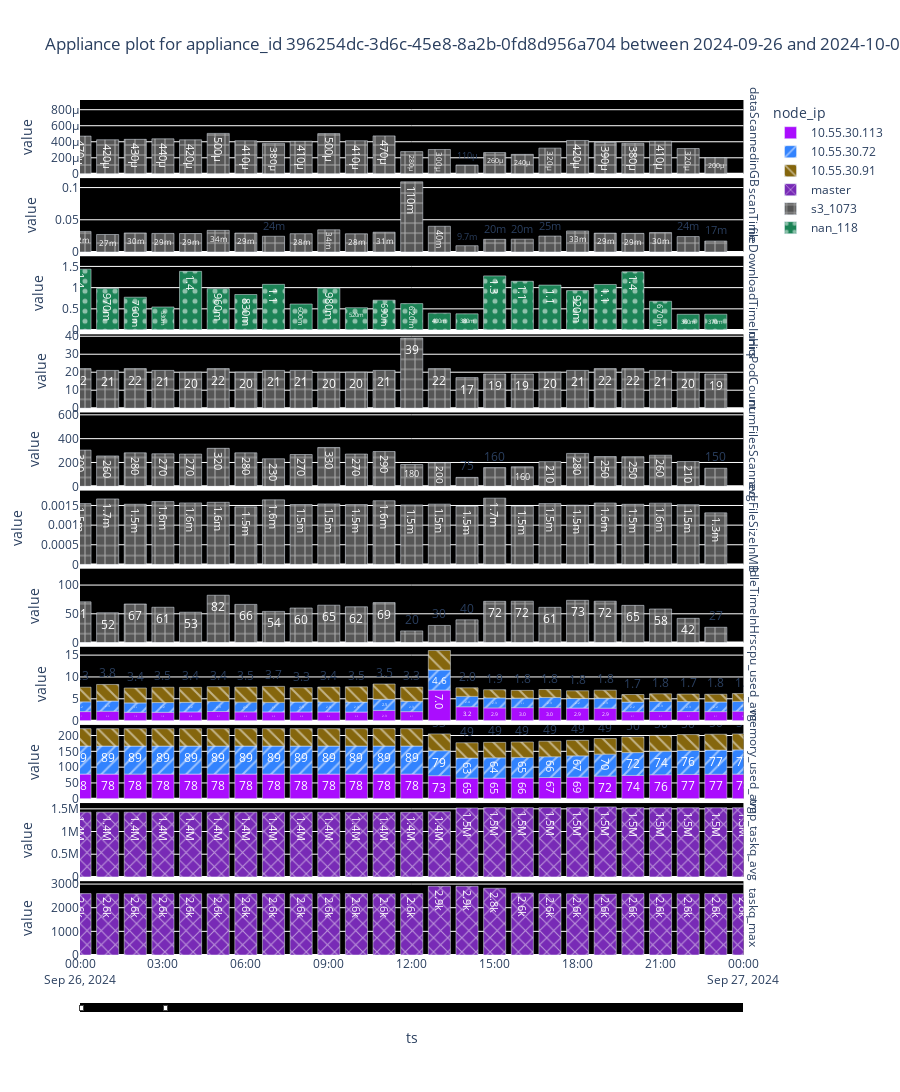

Write notebook code for a chart like this one.
### Code cell
import dataframeLoader as dfl
import pandas as pd

from importlib import reload 
reload(dfl)

# Provide csv data location and appliance and timerange information.
root = '.dataDir'
appliance_id='396254dc-3d6c-45e8-8a2b-0fd8d956a704'
fromDt = '2024-09-26'
toDt = '2024-10-03'

# Provide list of prometheus metrics to load. 
# metricsArr = ['cpu_used', 'download_workers_count', 'memory_used', 'task_queue_length', 'infra_access_latency', 'pod_cpu_usage', 'pod_memory_usage'] 
metricsArr = ['cpu_used'
              ,'task_queue_length'
              , 'memory_used'
              ]


daterange=[fromDt, toDt]
df = dfl.loadApplianceTimeSeriesData(root, metricsArr, daterange)

dfp = df[(df['appliance_id'] == appliance_id)]
# Get Full list of metrics in dataframe
# metrics_category_order = list(dfp.metrics.unique())
# Provide metrics to show from the data frame. Order is preserved.
metrics_category_order = [
            "dataScannedinGB",
            "numberOfColsScanned", "numberOfChunksScanned", 
             "scanTime", "fileDownloadTimeInHrs","uniqPodCount",
             "numFilesScanned", "avgFileSizeInMB", "IdleTimeInHrs",
             "cpu_used_avg", "memory_used_avg",
             "tmp_taskq_avg", "taskq_max"
             ]

title = 'Appliance plot for appliance_id '+appliance_id+' between '+fromDt+' and '+toDt
fig  = dfl.plotMetricsFacetForApplianceId(dfp, title, metrics_category_order)

fig.update_layout(plot_bgcolor="black")
fig.show()

### Figure 1 — Plotly figure (JSON) as saved in the notebook; plotly's stock layout.template omitted (floating-point values rounded to 4 significant figures; data arrays with more than 128 entries replaced by an {"elided": "..."} marker saying what was removed)
{"data": [{"alignmentgroup": "True", "hovertemplate": "node_ip=10.55.30.113<br>metrics=cpu_used_avg<br>ts=%{x}<br>value=%{y}<extra></extra>", "legendgroup": "10.55.30.113", "marker": {"color": "#AA0DFE", "pattern": {"shape": ""}}, "name": "10.55.30.113", "offsetgroup": "10.55.30.113", "orientation": "v", "showlegend": true, "textposition": "auto", "texttemplate": "%{y:.2s}", "type": "bar", "x": {"elided": "192 str values"}, "xaxis": "x4", "y": {"elided": "192 float values"}, "yaxis": "y4"}, {"alignmentgroup": "True", "hovertemplate": "node_ip=10.55.30.113<br>metrics=memory_used_avg<br>ts=%{x}<br>value=%{y}<extra></extra>", "legendgroup": "10.55.30.113", "marker": {"color": "#AA0DFE", "pattern": {"shape": ""}}, "name": "10.55.30.113", "offsetgroup": "10.55.30.113", "orientation": "v", "showlegend": false, "textposition": "auto", "texttemplate": "%{y:.2s}", "type": "bar", "x": {"elided": "192 str values"}, "xaxis": "x3", "y": {"elided": "192 float values"}, "yaxis": "y3"}, {"alignmentgroup": "True", "hovertemplate": "node_ip=10.55.30.72<br>metrics=cpu_used_avg<br>ts=%{x}<br>value=%{y}<extra></extra>", "legendgroup": "10.55.30.72", "marker": {"color": "#3283FE", "pattern": {"shape": "/"}}, "name": "10.55.30.72", "offsetgroup": "10.55.30.72", "orientation": "v", "showlegend": true, "textposition": "auto", "texttemplate": "%{y:.2s}", "type": "bar", "x": {"elided": "192 str values"}, "xaxis": "x4", "y": {"elided": "192 float values"}, "yaxis": "y4"}, {"alignmentgroup": "True", "hovertemplate": "node_ip=10.55.30.72<br>metrics=memory_used_avg<br>ts=%{x}<br>value=%{y}<extra></extra>", "legendgroup": "10.55.30.72", "marker": {"color": "#3283FE", "pattern": {"shape": "/"}}, "name": "10.55.30.72", "offsetgroup": "10.55.30.72", "orientation": "v", "showlegend": false, "textposition": "auto", "texttemplate": "%{y:.2s}", "type": "bar", "x": {"elided": "192 str values"}, "xaxis": "x3", "y": {"elided": "192 float values"}, "yaxis": "y3"}, {"alignmentgroup": "True", "hovertemplate": "node_ip=10.55.30.91<br>metrics=cpu_used_avg<br>ts=%{x}<br>value=%{y}<extra></extra>", "legendgroup": "10.55.30.91", "marker": {"color": "#85660D", "pattern": {"shape": "\\"}}, "name": "10.55.30.91", "offsetgroup": "10.55.30.91", "orientation": "v", "showlegend": true, "textposition": "auto", "texttemplate": "%{y:.2s}", "type": "bar", "x": {"elided": "192 str values"}, "xaxis": "x4", "y": {"elided": "192 float values"}, "yaxis": "y4"}, {"alignmentgroup": "True", "hovertemplate": "node_ip=10.55.30.91<br>metrics=memory_used_avg<br>ts=%{x}<br>value=%{y}<extra></extra>", "legendgroup": "10.55.30.91", "marker": {"color": "#85660D", "pattern": {"shape": "\\"}}, "name": "10.55.30.91", "offsetgroup": "10.55.30.91", "orientation": "v", "showlegend": false, "textposition": "auto", "texttemplate": "%{y:.2s}", "type": "bar", "x": {"elided": "192 str values"}, "xaxis": "x3", "y": {"elided": "192 float values"}, "yaxis": "y3"}, {"alignmentgroup": "True", "hovertemplate": "node_ip=master<br>metrics=tmp_taskq_avg<br>ts=%{x}<br>value=%{y}<extra></extra>", "legendgroup": "master", "marker": {"color": "#782AB6", "pattern": {"shape": "x"}}, "name": "master", "offsetgroup": "master", "orientation": "v", "showlegend": true, "textposition": "auto", "texttemplate": "%{y:.2s}", "type": "bar", "x": {"elided": "192 str values"}, "xaxis": "x2", "y": {"elided": "192 float values"}, "yaxis": "y2"}, {"alignmentgroup": "True", "hovertemplate": "node_ip=master<br>metrics=taskq_max<br>ts=%{x}<br>value=%{y}<extra></extra>", "legendgroup": "master", "marker": {"color": "#782AB6", "pattern": {"shape": "x"}}, "name": "master", "offsetgroup": "master", "orientation": "v", "showlegend": false, "textposition": "auto", "texttemplate": "%{y:.2s}", "type": "bar", "x": {"elided": "192 str values"}, "xaxis": "x", "y": {"elided": "192 int values"}, "yaxis": "y"}, {"alignmentgroup": "True", "hovertemplate": "node_ip=s3_1073<br>metrics=dataScannedinGB<br>ts=%{x}<br>value=%{y}<extra></extra>", "legendgroup": "s3_1073", "marker": {"color": "#565656", "pattern": {"shape": "+"}}, "name": "s3_1073", "offsetgroup": "s3_1073", "orientation": "v", "showlegend": true, "textposition": "auto", "texttemplate": "%{y:.2s}", "type": "bar", "x": {"elided": "184 str values"}, "xaxis": "x11", "y": {"elided": "184 float values"}, "yaxis": "y11"}, {"alignmentgroup": "True", "hovertemplate": "node_ip=s3_1073<br>metrics=scanTime<br>ts=%{x}<br>value=%{y}<extra></extra>", "legendgroup": "s3_1073", "marker": {"color": "#565656", "pattern": {"shape": "+"}}, "name": "s3_1073", "offsetgroup": "s3_1073", "orientation": "v", "showlegend": false, "textposition": "auto", "texttemplate": "%{y:.2s}", "type": "bar", "x": {"elided": "184 str values"}, "xaxis": "x10", "y": {"elided": "184 float values"}, "yaxis": "y10"}, {"alignmentgroup": "True", "hovertemplate": "node_ip=s3_1073<br>metrics=fileDownloadTimeInHrs<br>ts=%{x}<br>value=%{y}<extra></extra>", "legendgroup": "s3_1073", "marker": {"color": "#565656", "pattern": {"shape": "+"}}, "name": "s3_1073", "offsetgroup": "s3_1073", "orientation": "v", "showlegend": false, "textposition": "auto", "texttemplate": "%{y:.2s}", "type": "bar", "x": {"elided": "184 str values"}, "xaxis": "x9", "y": {"elided": "184 float values"}, "yaxis": "y9"}, {"alignmentgroup": "True", "hovertemplate": "node_ip=s3_1073<br>metrics=uniqPodCount<br>ts=%{x}<br>value=%{y}<extra></extra>", "legendgroup": "s3_1073", "marker": {"color": "#565656", "pattern": {"shape": "+"}}, "name": "s3_1073", "offsetgroup": "s3_1073", "orientation": "v", "showlegend": false, "textposition": "auto", "texttemplate": "%{y:.2s}", "type": "bar", "x": {"elided": "184 str values"}, "xaxis": "x8", "y": {"elided": "184 int values"}, "yaxis": "y8"}, {"alignmentgroup": "True", "hovertemplate": "node_ip=s3_1073<br>metrics=numFilesScanned<br>ts=%{x}<br>value=%{y}<extra></extra>", "legendgroup": "s3_1073", "marker": {"color": "#565656", "pattern": {"shape": "+"}}, "name": "s3_1073", "offsetgroup": "s3_1073", "orientation": "v", "showlegend": false, "textposition": "auto", "texttemplate": "%{y:.2s}", "type": "bar", "x": {"elided": "184 str values"}, "xaxis": "x7", "y": {"elided": "184 int values"}, "yaxis": "y7"}, {"alignmentgroup": "True", "hovertemplate": "node_ip=s3_1073<br>metrics=avgFileSizeInMB<br>ts=%{x}<br>value=%{y}<extra></extra>", "legendgroup": "s3_1073", "marker": {"color": "#565656", "pattern": {"shape": "+"}}, "name": "s3_1073", "offsetgroup": "s3_1073", "orientation": "v", "showlegend": false, "textposition": "auto", "texttemplate": "%{y:.2s}", "type": "bar", "x": {"elided": "184 str values"}, "xaxis": "x6", "y": {"elided": "184 float values"}, "yaxis": "y6"}, {"alignmentgroup": "True", "hovertemplate": "node_ip=s3_1073<br>metrics=IdleTimeInHrs<br>ts=%{x}<br>value=%{y}<extra></extra>", "legendgroup": "s3_1073", "marker": {"color": "#565656", "pattern": {"shape": "+"}}, "name": "s3_1073", "offsetgroup": "s3_1073", "orientation": "v", "showlegend": false, "textposition": "auto", "texttemplate": "%{y:.2s}", "type": "bar", "x": {"elided": "184 str values"}, "xaxis": "x5", "y": {"elided": "184 float values"}, "yaxis": "y5"}, {"alignmentgroup": "True", "hovertemplate": "node_ip=nan_118<br>metrics=fileDownloadTimeInHrs<br>ts=%{x}<br>value=%{y}<extra></extra>", "legendgroup": "nan_118", "marker": {"color": "#1C8356", "pattern": {"shape": "."}}, "name": "nan_118", "offsetgroup": "nan_118", "orientation": "v", "showlegend": true, "textposition": "auto", "texttemplate": "%{y:.2s}", "type": "bar", "x": {"elided": "182 str values"}, "xaxis": "x9", "y": {"elided": "182 float values"}, "yaxis": "y9"}], "layout": {"annotations": [{"font": {}, "showarrow": false, "text": "taskq_max", "textangle": 90, "x": 0.98, "xanchor": "left", "xref": "paper", "y": 0.04318, "yanchor": "middle", "yref": "paper"}, {"font": {}, "showarrow": false, "text": "tmp_taskq_avg", "textangle": 90, "x": 0.98, "xanchor": "left", "xref": "paper", "y": 0.1345, "yanchor": "middle", "yref": "paper"}, {"font": {}, "showarrow": false, "text": "memory_used_avg", "textangle": 90, "x": 0.98, "xanchor": "left", "xref": "paper", "y": 0.2259, "yanchor": "middle", "yref": "paper"}, {"font": {}, "showarrow": false, "text": "cpu_used_avg", "textangle": 90, "x": 0.98, "xanchor": "left", "xref": "paper", "y": 0.3173, "yanchor": "middle", "yref": "paper"}, {"font": {}, "showarrow": false, "text": "IdleTimeInHrs", "textangle": 90, "x": 0.98, "xanchor": "left", "xref": "paper", "y": 0.4086, "yanchor": "middle", "yref": "paper"}, {"font": {}, "showarrow": false, "text": "avgFileSizeInMB", "textangle": 90, "x": 0.98, "xanchor": "left", "xref": "paper", "y": 0.5, "yanchor": "middle", "yref": "paper"}, {"font": {}, "showarrow": false, "text": "numFilesScanned", "textangle": 90, "x": 0.98, "xanchor": "left", "xref": "paper", "y": 0.5914, "yanchor": "middle", "yref": "paper"}, {"font": {}, "showarrow": false, "text": "uniqPodCount", "textangle": 90, "x": 0.98, "xanchor": "left", "xref": "paper", "y": 0.6827, "yanchor": "middle", "yref": "paper"}, {"font": {}, "showarrow": false, "text": "fileDownloadTimeInHrs", "textangle": 90, "x": 0.98, "xanchor": "left", "xref": "paper", "y": 0.7741, "yanchor": "middle", "yref": "paper"}, {"font": {}, "showarrow": false, "text": "scanTime", "textangle": 90, "x": 0.98, "xanchor": "left", "xref": "paper", "y": 0.8655, "yanchor": "middle", "yref": "paper"}, {"font": {}, "showarrow": false, "text": "dataScannedinGB", "textangle": 90, "x": 0.98, "xanchor": "left", "xref": "paper", "y": 0.9568, "yanchor": "middle", "yref": "paper"}], "barmode": "relative", "height": 2200, "legend": {"title": {"text": "node_ip"}, "tracegroupgap": 0}, "plot_bgcolor": "black", "title": {"text": "Appliance plot for appliance_id 396254dc-3d6c-45e8-8a2b-0fd8d956a704 between 2024-09-26 and 2024-10-03"}, "xaxis": {"anchor": "y", "domain": [0, 0.98], "range": ["2024-09-26T00:00:00", "2024-09-27T00:00:00"], "rangeslider": {"thickness": 0.01, "visible": true}, "title": {"text": "ts"}, "type": "date"}, "xaxis10": {"anchor": "y10", "domain": [0, 0.98], "matches": "x", "showticklabels": false}, "xaxis11": {"anchor": "y11", "domain": [0, 0.98], "matches": "x", "showticklabels": false}, "xaxis2": {"anchor": "y2", "domain": [0, 0.98], "matches": "x", "showticklabels": false}, "xaxis3": {"anchor": "y3", "domain": [0, 0.98], "matches": "x", "showticklabels": false}, "xaxis4": {"anchor": "y4", "domain": [0, 0.98], "matches": "x", "showticklabels": false}, "xaxis5": {"anchor": "y5", "domain": [0, 0.98], "matches": "x", "showticklabels": false}, "xaxis6": {"anchor": "y6", "domain": [0, 0.98], "matches": "x", "showticklabels": false}, "xaxis7": {"anchor": "y7", "domain": [0, 0.98], "matches": "x", "showticklabels": false}, "xaxis8": {"anchor": "y8", "domain": [0, 0.98], "matches": "x", "showticklabels": false}, "xaxis9": {"anchor": "y9", "domain": [0, 0.98], "matches": "x", "showticklabels": false}, "yaxis": {"anchor": "x", "domain": [0, 0.08636], "title": {"text": "value"}}, "yaxis10": {"anchor": "x10", "domain": [0.8223, 0.9086], "title": {"text": "value"}}, "yaxis11": {"anchor": "x11", "domain": [0.9136, 1], "title": {"text": "value"}}, "yaxis2": {"anchor": "x2", "domain": [0.09136, 0.1777], "title": {"text": "value"}}, "yaxis3": {"anchor": "x3", "domain": [0.1827, 0.2691], "title": {"text": "value"}}, "yaxis4": {"anchor": "x4", "domain": [0.2741, 0.3605], "title": {"text": "value"}}, "yaxis5": {"anchor": "x5", "domain": [0.3655, 0.4518], "title": {"text": "value"}}, "yaxis6": {"anchor": "x6", "domain": [0.4568, 0.5432], "title": {"text": "value"}}, "yaxis7": {"anchor": "x7", "domain": [0.5482, 0.6345], "title": {"text": "value"}}, "yaxis8": {"anchor": "x8", "domain": [0.6395, 0.7259], "title": {"text": "value"}}, "yaxis9": {"anchor": "x9", "domain": [0.7309, 0.8173], "title": {"text": "value"}}}}
